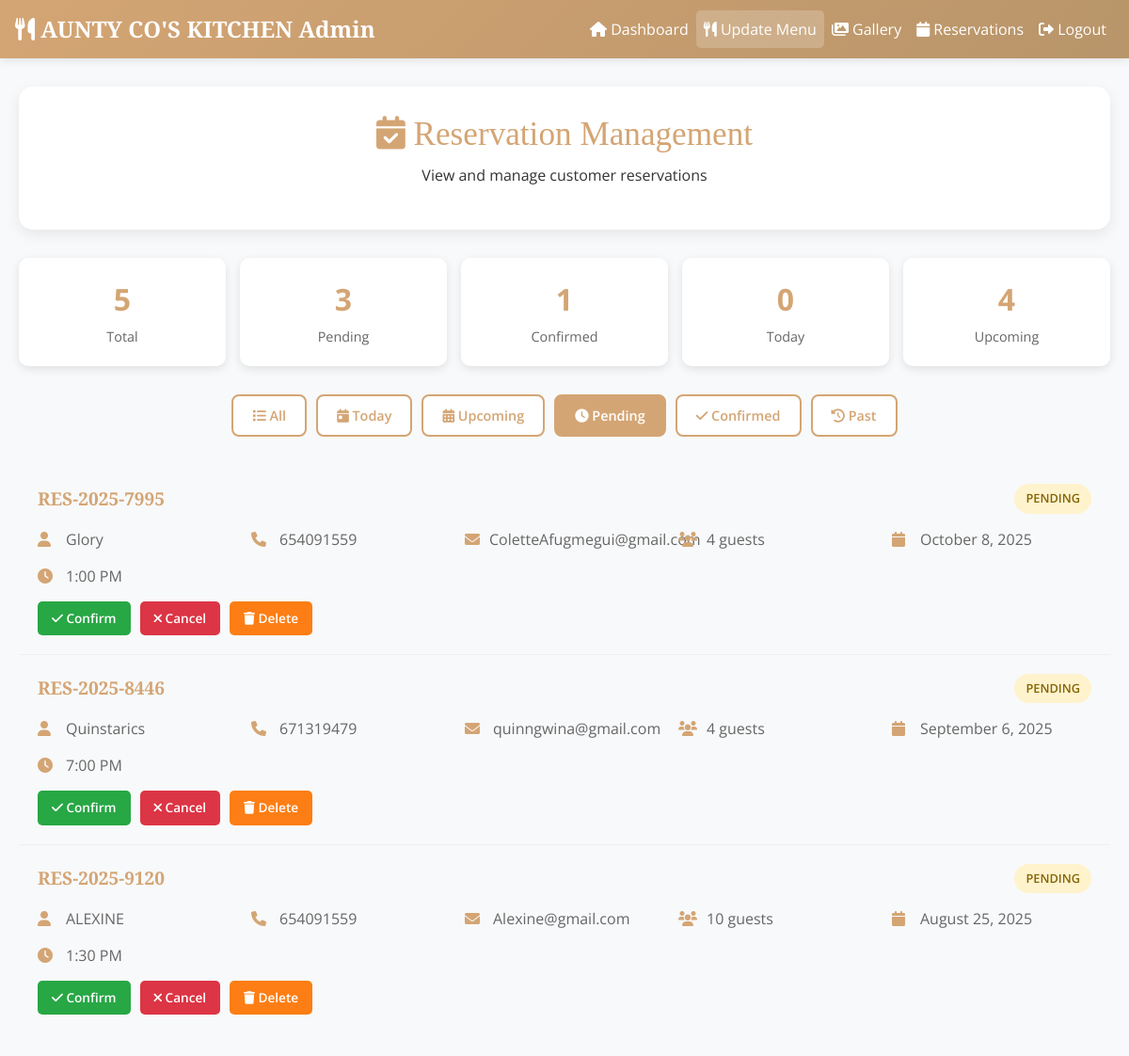
/admin/view_reservations.php?filter=pending, run on the app's committed database.
### tables this page shows
CREATE TABLE `reservations` (
  `id` int(11) NOT NULL,
  `reservation_id` varchar(20) NOT NULL,
  `name` varchar(100) NOT NULL,
  `email` varchar(150) NOT NULL,
  `phone` varchar(20) NOT NULL,
  `guests` int(11) NOT NULL,
  `reservation_date` date NOT NULL,
  `reservation_time` time NOT NULL,
  `special_requirements` text DEFAULT NULL,
  `special_requests` text DEFAULT NULL,
  `status` enum('pending','confirmed','cancelled','completed') DEFAULT 'pending',
  `created_at` timestamp NOT NULL DEFAULT current_timestamp(),
  `updated_at` timestamp NOT NULL DEFAULT current_timestamp() ON UPDATE current_timestamp()
);

### includes/db.php (called while the page is built, shortened)
<?php
function formatDate($date) {
    return date('F j, Y', strtotime($date));
}
?>

### admin/view_reservations.php (the view, shortened to what this page needs)
<?php
require_once '../includes/db.php';
$filter = $_GET['filter'] ?? 'all';
$whereClause = '';
$params = [];
switch ($filter) {
    case 'pending':
        $whereClause = "WHERE status = ?";
        $params[] = 'pending';
        break;
}
try {
    $sql = "SELECT * FROM reservations $whereClause ORDER BY reservation_date DESC, reservation_time DESC";
    $stmt = $pdo->prepare($sql);
    $stmt->execute($params);
    $reservations = $stmt->fetchAll();
    $statsStmt = $pdo->query("
        SELECT
            COUNT(*) as total,
            SUM(CASE WHEN status = 'pending' THEN 1 ELSE 0 END) as pending,
            SUM(CASE WHEN status = 'confirmed' THEN 1 ELSE 0 END) as confirmed,
            SUM(CASE WHEN DATE(reservation_date) = CURDATE() THEN 1 ELSE 0 END) as today,
            SUM(CASE WHEN DATE(reservation_date) >= CURDATE() THEN 1 ELSE 0 END) as upcoming
        FROM reservations
    ");
    $stats = $statsStmt->fetch();
} catch (PDOException $e) {
    $reservations = [];
    $stats = ['total'=>0,'pending'=>0,'confirmed'=>0,'today'=>0,'upcoming'=>0];
}
?>
<!DOCTYPE html>
<html lang="en">
<head>
<link href="https://cdnjs.cloudflare.com/ajax/libs/font-awesome/6.4.0/css/all.min.css" rel="stylesheet">
<link rel="stylesheet" href="reservation.css">
</head>
<body>
<?php include 'header.php'; ?>
<main class="main-content">
    <div class="page-header">
        <h1><i class="fas fa-calendar-check"></i> Reservation Management</h1>
        <p>View and manage customer reservations</p>
    </div>
    <div class="stats-row">
        <div class="stat-card"><div class="stat-number"><?php echo $stats['total']; ?></div><div class="stat-label">Total</div></div>
        <div class="stat-card"><div class="stat-number"><?php echo $stats['pending']; ?></div><div class="stat-label">Pending</div></div>
        <div class="stat-card"><div class="stat-number"><?php echo $stats['confirmed']; ?></div><div class="stat-label">Confirmed</div></div>
        <div class="stat-card"><div class="stat-number"><?php echo $stats['today']; ?></div><div class="stat-label">Today</div></div>
        <div class="stat-card"><div class="stat-number"><?php echo $stats['upcoming']; ?></div><div class="stat-label">Upcoming</div></div>
    </div>
    <div class="filter-tabs">
        <a href="?filter=all" class="filter-btn <?php echo $filter==='all'?'active':'';?>"><i class="fas fa-list"></i> All</a>
        <a href="?filter=today" class="filter-btn <?php echo $filter==='today'?'active':'';?>"><i class="fas fa-calendar-day"></i> Today</a>
        <a href="?filter=upcoming" class="filter-btn <?php echo $filter==='upcoming'?'active':'';?>"><i class="fas fa-calendar-alt"></i> Upcoming</a>
        <a href="?filter=pending" class="filter-btn <?php echo $filter==='pending'?'active':'';?>"><i class="fas fa-clock"></i> Pending</a>
        <a href="?filter=confirmed" class="filter-btn <?php echo $filter==='confirmed'?'active':'';?>"><i class="fas fa-check"></i> Confirmed</a>
        <a href="?filter=past" class="filter-btn <?php echo $filter==='past'?'active':'';?>"><i class="fas fa-history"></i> Past</a>
    </div>
    <div class="reservations-list">
        <?php if(empty($reservations)): ?>
            <div class="empty-state"><i class="fas fa-calendar-times"></i><p>No reservations found.</p></div>
        <?php else: ?>
            <?php foreach($reservations as $res): ?>
            <div class="reservation-item">
                <div class="reservation-header">
                    <div class="reservation-id"><?php echo htmlspecialchars($res['reservation_id']);?></div>
                    <div class="status-badge status-<?php echo $res['status'];?>"><?php echo ucfirst($res['status']);?></div>
                </div>
                <div class="reservation-details">
                    <div class="detail-item"><i class="fas fa-user"></i> <?php echo htmlspecialchars($res['name']);?></div>
                    <div class="detail-item"><i class="fas fa-phone"></i> <?php echo htmlspecialchars($res['phone']);?></div>
                    <div class="detail-item"><i class="fas fa-envelope"></i> <?php echo htmlspecialchars($res['email']);?></div>
                    <div class="detail-item"><i class="fas fa-users"></i> <?php echo $res['guests'];?> guests</div>
                    <div class="detail-item"><i class="fas fa-calendar"></i> <?php echo formatDate($res['reservation_date']);?></div>
                    <div class="detail-item"><i class="fas fa-clock"></i> <?php echo date('g:i A', strtotime($res['reservation_time']));?></div>
                </div>
                <div class="reservation-actions">
                    <?php if($res['status']==='pending'): ?>
                        <form method="POST" style="display:inline">
                            <button type="submit" name="update_status" class="action-btn btn-confirm"><i class="fas fa-check"></i> Confirm</button>
                        </form>
                        <form method="POST" style="display:inline">
                            <button type="submit" name="update_status" class="action-btn btn-cancel"><i class="fas fa-times"></i> Cancel</button>
                        </form>
                    <?php endif; ?>
                    <button onclick="deleteReservation(<?php echo $res['id'];?>,'<?php echo htmlspecialchars($res['reservation_id']);?>')" class="action-btn btn-delete"><i class="fas fa-trash"></i> Delete</button>
                </div>
            </div>
            <?php endforeach;?>
        <?php endif;?>
    </div>
</main>
</body>
</html>

### admin/reservation.css (style rules this page uses)
* { margin: 0; padding: 0; box-sizing: border-box; }
body { font-family: 'Open Sans', sans-serif; background-color: #f8f9fa; color: #333; line-height: 1.6; }
.main-content { max-width: 1200px; margin: 0 auto; padding: 30px 20px; }
.page-header { background: white; padding: 30px; border-radius: 15px; box-shadow: 0 5px 15px rgba(0,0,0,0.08); margin-bottom: 30px; text-align: center; }
.page-header h1 { font-family: 'Playfair Display', serif; color: #d4a574; font-size: 2.2rem; margin-bottom: 10px; }
.stats-row { display: grid; grid-template-columns: repeat(auto-fit, minmax(150px, 1fr)); gap: 15px; margin-bottom: 30px; }
.stat-card { background: white; padding: 20px; border-radius: 10px; box-shadow: 0 3px 10px rgba(0,0,0,0.1); text-align: center; }
.stat-number { font-size: 2rem; font-weight: 700; color: #d4a574; margin-bottom: 5px; }
.stat-label { color: #666; font-size: 0.9rem; }
.filter-tabs { display: flex; flex-wrap: wrap; gap: 10px; justify-content: center; margin-bottom: 30px; }
.filter-btn { background: white; border: 2px solid #d4a574; color: #d4a574; padding: 10px 20px; text-decoration: none; border-radius: 8px; font-weight: 600; transition: all 0.3s ease; font-size: 0.9rem; }
.filter-btn.active, .filter-btn:hover { background: #d4a574; color: white; }
.reservations-list { max-height: 600px; overflow-y: auto; }
.reservation-item { border-bottom: 1px solid #f0f0f0; padding: 20px; transition: background 0.3s ease; }
.reservation-header { display: flex; justify-content: space-between; align-items: center; margin-bottom: 15px; }
.reservation-id { font-family: 'Playfair Display', serif; font-size: 1.2rem; color: #d4a574; font-weight: 600; }
.status-badge { padding: 6px 12px; border-radius: 20px; font-size: 0.8rem; font-weight: 600; text-transform: uppercase; }
.status-pending { background: #fff3cd; color: #856404; }
.reservation-details { display: grid; grid-template-columns: repeat(auto-fit, minmax(200px, 1fr)); gap: 15px; margin-bottom: 15px; }
.detail-item { display: flex; align-items: center; color: #666; }
.detail-item i { color: #d4a574; width: 20px; margin-right: 10px; }
.reservation-actions { display: flex; gap: 10px; flex-wrap: wrap; }
.action-btn { padding: 8px 15px; border: none; border-radius: 5px; font-size: 0.85rem; font-weight: 600; cursor: pointer; transition: all 0.3s ease; }
.btn-confirm { background: #28a745; color: white; }
.btn-cancel { background: #dc3545; color: white; }
.btn-delete { background: #fd7e14; color: white; }

### admin/header.php (style rules this page uses)
body { font-family: 'Open Sans', sans-serif; background-color: #f8f9fa; color: #333; }

### data on the page
reservations: reservation "RES-2025-7995", status "PENDING", name "Glory", phone "654091559", email "ColetteAfugmegui@gmail.com", guests "4", reservation_date "October 8, 2025", reservation_time "1:00 PM"
reservations: reservation "RES-2025-8446", status "PENDING", name "Quinstarics", phone "671319479", email "quinngwina@gmail.com", guests "4", reservation_date "September 6, 2025", reservation_time "7:00 PM"
reservations: reservation "RES-2025-9120", status "PENDING", name "ALEXINE", phone "654091559", email "Alexine@gmail.com", guests "10", reservation_date "August 25, 2025", reservation_time "1:30 PM"

### other printed values
$stats['total'] "5"
$stats['pending'] "3"
$stats['confirmed'] "1"
$stats['today'] "0"
$stats['upcoming'] "4"
